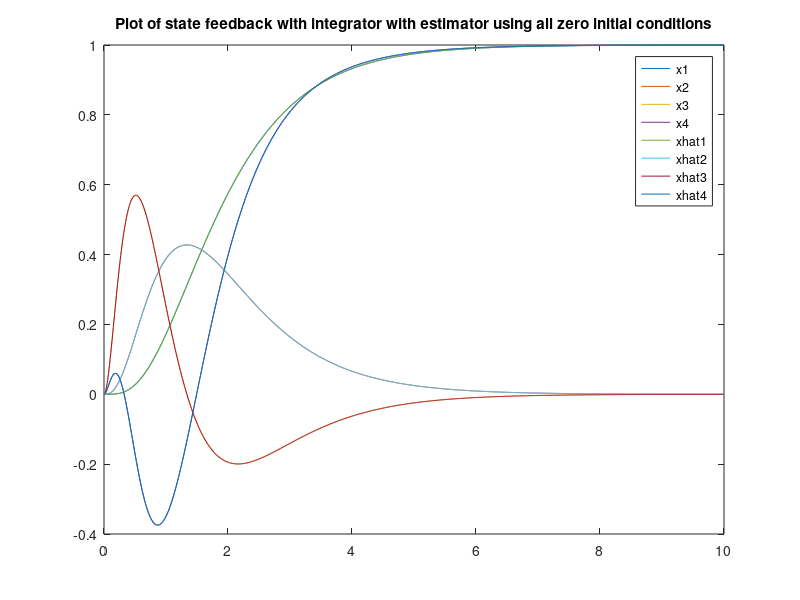
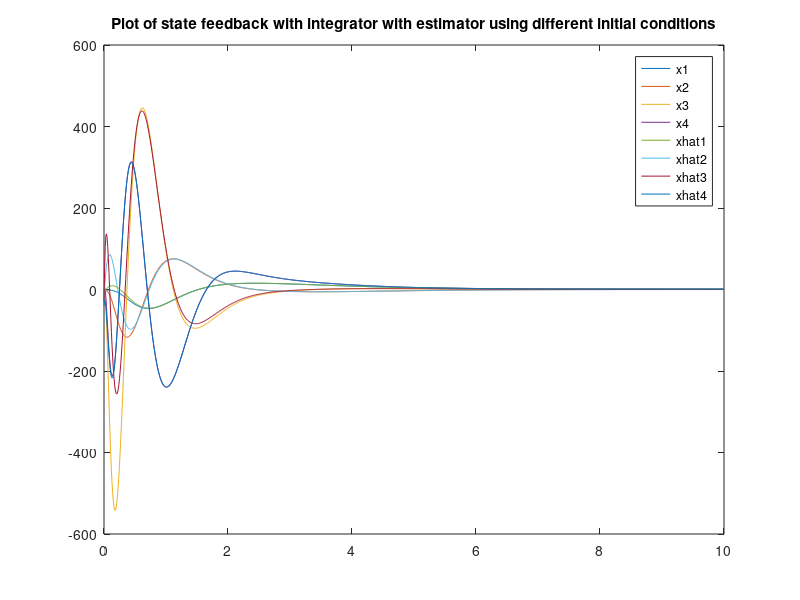
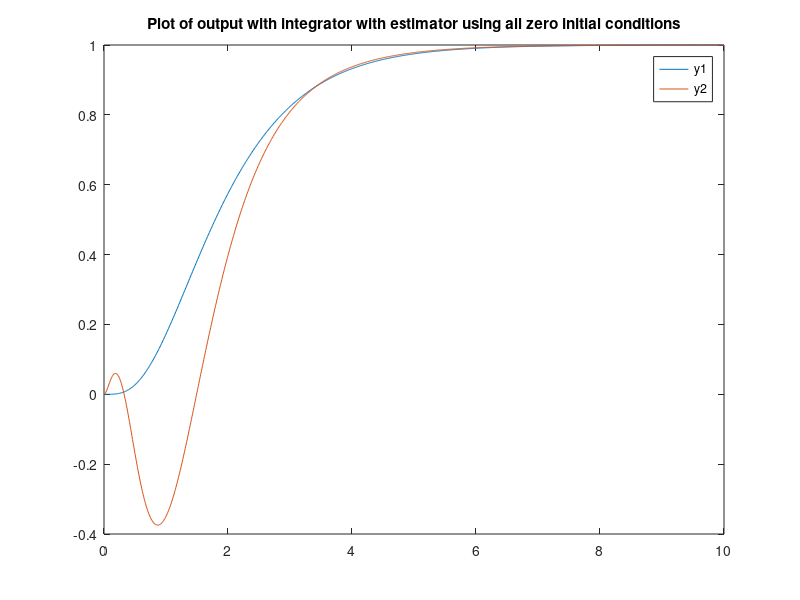
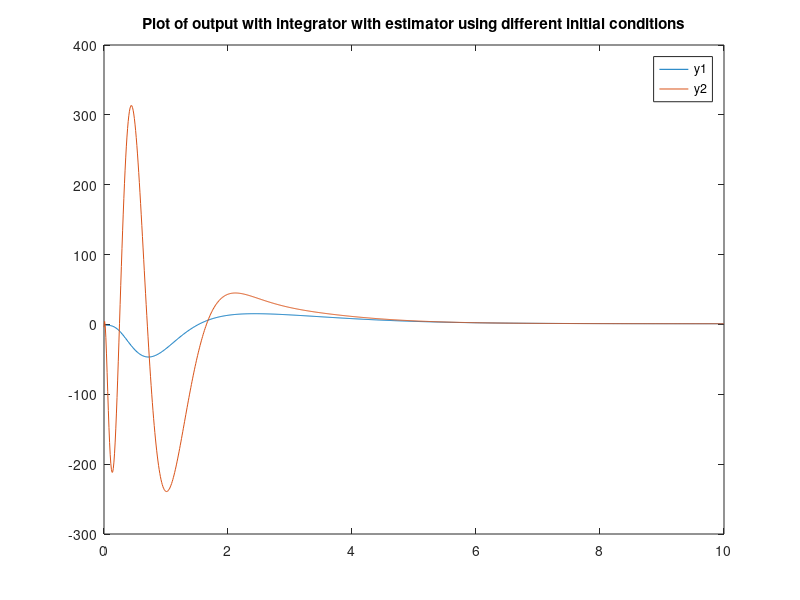

Reproduce these figures in MATLAB, in order.
clear all;
close all;

%Navdeep Sidhu 20577393
%Haiqiao Chen 20569361
%Ardalan Abolfazli 20571471

%% Part 1: Combined system of state feedback and state estimator

A = [0 1 0 0;
    0 0 1 0;
    -3 1 2 3;
    2 1 0 0];

B = [0 0;
    0 0;
    1 2;
    0 2];

C = [1 0 0 0;
    0 0 0 1];

D = [0 0;                                       % Note: D is 2x2 since we have 2 inputs and 2 outputs
    0 0];

ev_desired_K = [-1 -2 -3 -4];                   % state feedback ev's are chosen arbitrarily
ev_desired_F = [-2 -4 -6 -8];                   % state estimator ev's must be atleast 2x faster than state feedback ev's

K = place(A, B, ev_desired_K);
F_transpose = place(A.', C.', ev_desired_F);
F = transpose(F_transpose);

A_sf = A-B*K;                                   % 'A' matrix for state feedback only

A_combined = [A -B*K;
    F*C A-F*C-B*K];

B_combined = [B;
    B];
    
C_combined = [C -D*K];

D_combined = D;

sys_sf = ss(A_sf, B, C, D);
sys_combined = ss(A_combined, B_combined, C_combined, D_combined);

x0_sf = [0 0 0 0];                              % state feedback 'A' matirx is 4x4, thus need 4 IC's
x0_combined_all_zeros = [0 0 0 0 0 0 0 0];      % combined 'A' matrix is 8x8, thus need 8 IC's (4 for 'x' and 4 for 'x_hat')
x0_combined_diff_inputs = [1 2 3 4 5 6 7 8];

tspan = 0:0.01:20;
u = [ones(size(tspan,2),1) ones(size(tspan,2),1)];   % use ones() since 'u' is a step input & need 2 columns since 2 inputs 
                                                     % size(tspan,2) to get its number of columns which holds its length
                                                     % ones(size(tspan,2),1) use the ,1 so we only create a single column of ones instead of a square matrix
                                                                                                      
[y_sf, t_sf, x_sf] = lsim(sys_sf, u, tspan, x0_sf);
[y_combined_all_zeros, t_combined_all_zeros, x_combined_all_zeros] = lsim(sys_combined, u, tspan, x0_combined_all_zeros);
[y_combined_diff_inputs, t_combined_diff_inputs, x_combined_diff_inputs] = lsim(sys_combined, u, tspan, x0_combined_diff_inputs);

% figure
% plot(t_sf,x_sf);
% title('Plot of state feedback without state estimator using all zero initial conditions');
% legend('x1', 'x2', 'x3', 'x4');
% 
% figure
% plot(t_combined_all_zeros,x_combined_all_zeros);
% title('Plot of state feedback with state estimator using all zero initial conditions');
% legend('x1', 'x2', 'x3', 'x4', 'xhat1', 'xhat2', 'xhat3', 'xhat4');
% 
% figure
% plot(t_combined_diff_inputs,x_combined_diff_inputs);
% title('Plot of state feedback with state estimator using different initial conditions');
% legend('x1', 'x2', 'x3', 'x4', 'xhat1', 'xhat2', 'xhat3', 'xhat4');


%% Part 2: Regulator 

% z has states [x_dot;   which is a 6x1 matrix
%               n_dot]

A_aug = [A zeros(4,2);
    C zeros(2)];

B_aug = [B;
    zeros(2)];

C_aug = [C zeros(2)];

ev_desired_F_prime = [-1 -2 -3 -4 -5 -6];

F_prime = place(A_aug, B_aug, ev_desired_F_prime);

closed_loop_ev = eig(A_aug-B_aug*F_prime);  % verifying ev's

F1_prime = F_prime(:,(1:4));                % F1_prime is 2x4
F2_prime = F_prime(:,(5:6));                % F2_prime is 2x2 


% the final system has states [x;   which is a 6x1 matrix
%                              n];

A_system = [A-B*F1_prime -B*F2_prime;
    C zeros(2)];

B_system = [zeros(4,2);
    -eye(2)];

C_system = [C zeros(2)];

D_system = D;

sys_system = ss(A_system, B_system, C_system, D_system);

x0_system = [0 0 0 0 0 0];

tspan = 0:0.01:20;
u = [ones(size(tspan,2), 1) ones(size(tspan,2), 1)];

[y_system, t_system, x_system] = lsim(sys_system, u, tspan, x0_system);

% figure
% plot(t_system,x_system);
% title('Plot of state feedback with integrator without estimator using all zero initial conditions');
% legend('x1', 'x2', 'x3', 'x4', 'n1', 'n2');

%% Regulator with State Estimator (i.e. seperation principle)

A_complete = [A -B*F1_prime -B*F2_prime;
    F*C A-B*F1_prime-F*C -B*F2_prime;
    C zeros(2,4) zeros(2)];

B_complete = [zeros(4,2);
    zeros(4,2);
    -eye(2)];

C_complete = [C zeros(2,4) zeros(2)];

D_complete = D;

sys_complete = ss(A_complete, B_complete, C_complete, D_complete);

x0_complete_all_zero_IC = [0 0 0 0 0 0 0 0 0 0];
x0_complete_diff_IC = [-1 -2 -3 -4 -10 -20 -30 -40 0 0];

tspan = 0:0.01:10;
u = [ones(size(tspan,2), 1) ones(size(tspan,2), 1)];

[y_complete_all_zero_IC, t_complete_all_zero_IC, x_complete_all_zero_IC] = lsim(sys_complete, u, tspan, x0_complete_all_zero_IC);
[y_complete_diff_IC, t_complete_diff_IC, x_complete_diff_IC] = lsim(sys_complete, u, tspan, x0_complete_diff_IC);

figure
plot(t_complete_all_zero_IC,x_complete_all_zero_IC(:,(1:8))); % xhat tracks/converges to x from the beginning
title('Plot of state feedback with integrator with estimator using all zero initial conditions');
legend('x1', 'x2', 'x3', 'x4', 'xhat1', 'xhat2', 'xhat3', 'xhat4');

figure
plot(t_complete_diff_IC,x_complete_diff_IC(:,(1:8))); % xhat tracks/converges to x after some time 
title('Plot of state feedback with integrator with estimator using different initial conditions');
legend('x1', 'x2', 'x3', 'x4', 'xhat1', 'xhat2', 'xhat3', 'xhat4');

figure
plot(t_complete_all_zero_IC,y_complete_all_zero_IC); % y settles to 1 w/o transients
title('Plot of output with integrator with estimator using all zero initial conditions');
legend('y1', 'y2');

figure 
plot(t_complete_diff_IC,y_complete_diff_IC); % y settles to 1 w/ transients 
title('Plot of output with integrator with estimator using different initial conditions');
legend('y1', 'y2');



